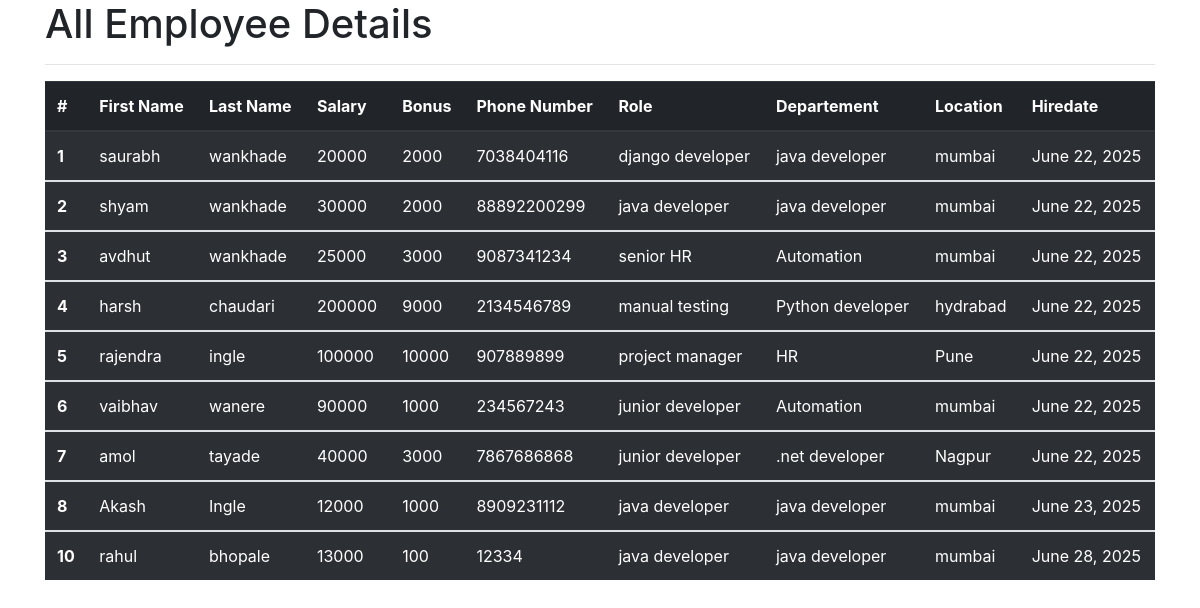
The app's page /all_emp with its own data.
### emp_app/models.py (models this page shows, shortened)
class Employee(models.Model):
    frist_name = models.CharField(max_length=100 ,null=False)
    last_name = models.CharField(max_length=100)
    dept = models.ForeignKey(Department, on_delete = models.CASCADE)
    salary = models.IntegerField(default=0)
    bonus = models.IntegerField(default=0)
    role = models.ForeignKey(Role, on_delete = models.CASCADE)
    phone = models.IntegerField(default=0)
    hire_date = models.DateField()
    def __str__(self):
        return '%s %s %s'%(self.frist_name,self.last_name,self.phone)

class Role(models.Model):
    name = models.CharField(max_length=100,null=0)

class Department(models.Model):
    name = models.CharField(max_length=100 , null=False)
    location = models.CharField(max_length=100)

### emp_app/views.py (the view)
# urls.py: path('all_emp',views.all_emp,name='all_emp'),
def all_emp(request):
    emps= Employee.objects.all()
    context = {
        'emps' : emps
    }
    print(context)
    return render(request,'view_all_emp.html',context)

### emp_app/templates/view_all_emp.html (shortened to what this page needs)
<!DOCTYPE html>
<html lang="en">
<head>
    <link rel="stylesheet" href="https://cdn.jsdelivr.net/npm/bootstrap@4.0.0/dist/css/bootstrap.min.css">
</head>
<body>
    <div class="container">
        <h1>All Employee Details </h1>
        <hr>
        <table class="table table-striped table-dark">
            <thead>
                <tr>
                    <th scope="col">#</th>
                    <th scope="col">First Name</th>
                    <th scope="col">Last Name</th>
                    <th scope="col">Salary</th>
                    <th scope="col">Bonus</th>
                    <th scope="col">Phone Number</th>
                    <th scope="col">Role</th>
                    <th scope="col">Departement</th>
                    <th scope="col">Location</th>
                    <th scope="col">Hiredate</th>
                </tr>
            </thead>
            {% for emp in emps %}
            <tbody>
                <tr>
                    <th scope="row">{{emp.id}}</th>
                    <td>{{emp.frist_name}}</td>
                    <td>{{emp.last_name}}</td>
                    <td>{{emp.salary}}</td>
                    <td>{{emp.bonus}}</td>
                    <td>{{emp.phone}}</td>
                    <td>{{emp.role.name}}</td>
                    <td>{{emp.dept.name}}</td>
                    <td>{{emp.dept.location}}</td>
                    <td>{{emp.hire_date}}</td>
                </tr>
            </tbody>
            {% endfor %}
        </table>
    </div>
</body>
</html>

### records on screen
Employee: id "1", frist_name "saurabh", last_name "wankhade", salary "20000", bonus "2000", phone "7038404116", role.name "django developer", dept.name "java developer", dept.location "mumbai", hire_date "June 22, 2025"
Employee: id "2", frist_name "shyam", last_name "wankhade", salary "30000", bonus "2000", phone "88892200299", role.name "java developer", dept.name "java developer", dept.location "mumbai", hire_date "June 22, 2025"
Employee: id "3", frist_name "avdhut", last_name "wankhade", salary "25000", bonus "3000", phone "9087341234", role.name "senior HR", dept.name "Automation", dept.location "mumbai", hire_date "June 22, 2025"
Employee: id "4", frist_name "harsh", last_name "chaudari", salary "200000", bonus "9000", phone "2134546789", role.name "manual testing", dept.name "Python developer", dept.location "hydrabad", hire_date "June 22, 2025"
Employee: id "5", frist_name "rajendra", last_name "ingle", salary "100000", bonus "10000", phone "907889899", role.name "project manager", dept.name "HR", dept.location "Pune", hire_date "June 22, 2025"
Employee: id "6", frist_name "vaibhav", last_name "wanere", salary "90000", bonus "1000", phone "234567243", role.name "junior developer", dept.name "Automation", dept.location "mumbai", hire_date "June 22, 2025"
Employee: id "7", frist_name "amol", last_name "tayade", salary "40000", bonus "3000", phone "7867686868", role.name "junior developer", dept.name ".net developer", dept.location "Nagpur", hire_date "June 22, 2025"
Employee: id "8", frist_name "Akash", last_name "Ingle", salary "12000", bonus "1000", phone "8909231112", role.name "java developer", dept.name "java developer", dept.location "mumbai", hire_date "June 23, 2025"
Employee: id "10", frist_name "rahul", last_name "bhopale", salary "13000", bonus "100", phone "12334", role.name "java developer", dept.name "java developer", dept.location "mumbai", hire_date "June 28, 2025"
